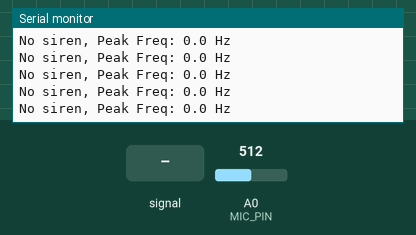
Bench run of a sketch on a simulated Arduino Uno, built with avr-gcc and run on an emulated ATmega328P. Shown: the last lines printed to the serial monitor. The test bench sets the inputs (shaded band); at power-on: A0 (MIC_PIN) = 512.

Above: at 1.2 s.
1.3 s: A0 (MIC_PIN) fed a 200 Hz sine of ±81 counts around its level
At 1.73 s:
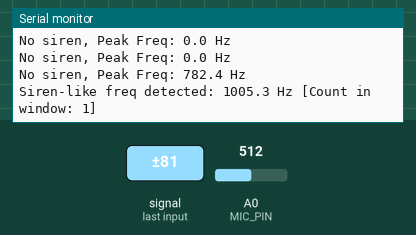
3.2 s: A0 (MIC_PIN) fed a 1000 Hz sine of ±255 counts around its level
At 3.6 s:
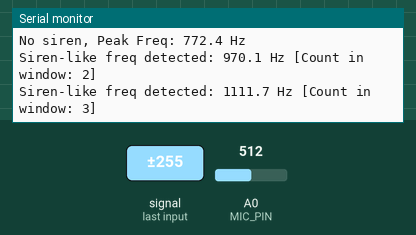
5.7 s: A0 (MIC_PIN) fed a 2 Hz sine of ±306 counts around its level
At 8.47 s:
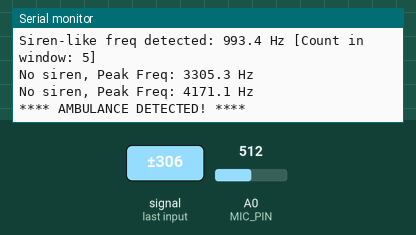
8.7 s: A0 (MIC_PIN) fed a 1000 Hz sine of ±255 counts around its level
At 9.03 s:
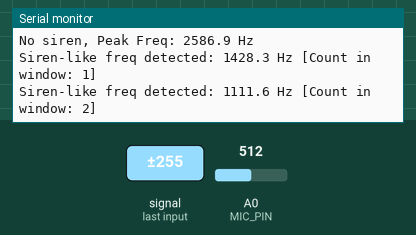
Timing chart, 0 to 11.7 s (numbered marks = the images above; inputs shaded):
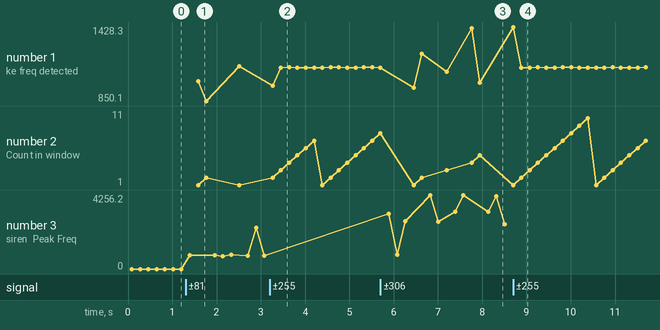

Measured:
- after the input at 1.3 s, the serial monitor: prints a new line after 0.09 s (image 1)
- after the input at 3.2 s, the serial monitor: prints a new line after 0.25 s (image 2)
- after the input at 5.7 s, the serial monitor: prints a new line after 0.19 s (image 3)
- after the input at 8.7 s, the serial monitor: prints a new line after 0.18 s (image 4)
- plotted number 1: 1120.2 → 1111.9 after the input at 3.2 s, 1111.9 → 1428.3 after the input at 5.7 s, 1428.3 → 1111.9 after the input at 8.7 s
- plotted number 2: 1 → 7 after the input at 3.2 s
- plotted number 3: 0 → 772.4 after the input at 1.3 s, 772.4 → 2586.9 after the input at 5.7 s

The sketch:

SOUND_TEST.ino
```cpp
#include <arduinoFFT.h>

#define MIC_PIN        A0
#define SAMPLES        64
#define SAMPLING_FREQ  9000

#define SIREN_MIN_FREQ 850   // Hz
#define SIREN_MAX_FREQ 1500  // Hz
#define DETECTION_WINDOW 2000 // ms (2 seconds)
#define TRIGGER_THRESHOLD 3   // Number of times to detect within window

ArduinoFFT<double> FFT;

unsigned int sampling_period_us;
unsigned long microseconds;

double vReal[SAMPLES];
double vImag[SAMPLES];

unsigned long windowStart = 0;
int triggerCount = 0;
bool ambulanceDetected = false;

void setup() {
  Serial.begin(115200);
  sampling_period_us = round(1000000 * (1.0 / SAMPLING_FREQ));
  windowStart = millis();
}

void loop() {
  // 1. Collect Samples
  for (int i = 0; i < SAMPLES; i++) {
    microseconds = micros();
    vReal[i] = analogRead(MIC_PIN);
    vImag[i] = 0;
    while (micros() < (microseconds + sampling_period_us)) {
      // wait until next sample
    }
  }

  // 2. FFT processing
  FFT.windowing(vReal, SAMPLES, FFT_WIN_TYP_HAMMING, FFT_FORWARD);
  FFT.compute(vReal, vImag, SAMPLES, FFT_FORWARD);
  FFT.complexToMagnitude(vReal, vImag, SAMPLES);

  double peak = FFT.majorPeak(vReal, SAMPLES, SAMPLING_FREQ);

  // 3. Check for siren frequency in current window
  if (peak > SIREN_MIN_FREQ && peak < SIREN_MAX_FREQ) {
    triggerCount++;
    Serial.print("Siren-like freq detected: ");
    Serial.print(peak, 1);
    Serial.print(" Hz [Count in window: ");
    Serial.print(triggerCount);
    Serial.println("]");
  } else {
    Serial.print("No siren, Peak Freq: ");
    Serial.print(peak, 1);
    Serial.println(" Hz");
  }

  // 4. Check if window is over
  if (millis() - windowStart > DETECTION_WINDOW) {
    if (triggerCount >= TRIGGER_THRESHOLD && !ambulanceDetected) {
      Serial.println("**** AMBULANCE DETECTED! ****");
      ambulanceDetected = true;
    }
    // Reset window and trigger count
    windowStart = millis();
    triggerCount = 0;
    if (ambulanceDetected) {
      // Wait until no siren for at least one window before resetting
      if (peak < SIREN_MIN_FREQ || peak > SIREN_MAX_FREQ) {
        ambulanceDetected = false;
      }
    }
  }

  delay(100); // For serial readability
}
```

radar.ino
```cpp
/*const int radarPin = 2;     // RCWL OUT connected to D2
const int ledPin = 13;      // Optional: onboard LED

void setup() {
  pinMode(radarPin, INPUT);
  pinMode(ledPin, OUTPUT);
  Serial.begin(9600);
}

void loop() {
  int motion = digitalRead(radarPin);

  if (motion == HIGH) {
    Serial.println("Motion detected!");
    digitalWrite(ledPin, HIGH);
  } else {
    Serial.println("No motion.");
    digitalWrite(ledPin, LOW);
  }

  delay(200);
}*/
/* // === RCWL-0516 + Microphone Launch Detection System ===
const int motionPin = D5;     // RCWL-0516 OUT connected to digital pin D5
const int micPin = A0;        // Analog mic OUT connected to A0
const int threshold = 600;    // Sound threshold (adjust based on testing)
void setup() {
  pinMode(motionPin, INPUT);
  Serial.begin(9600);
}
void loop() {
  int motion = digitalRead(motionPin);
  int micValue = analogRead(micPin);

  Serial.print("Motion: ");
  Serial.print(motion);
  Serial.print(" | Sound Level: ");
  Serial.println(micValue);

  if (motion == HIGH && micValue > threshold) {
    Serial.println("Launch Detected!");
  }
  delay(100); // small delay
}*/
/*#include <Wire.h>
#include <Adafruit_GFX.h>
#include <Adafruit_SSD1306.h>

// OLED config
#define SCREEN_WIDTH 128
#define SCREEN_HEIGHT 64
#define OLED_RESET -1
Adafruit_SSD1306 display(SCREEN_WIDTH, SCREEN_HEIGHT, &Wire, OLED_RESET);

// Sensor pins
#define SOUND_PIN A0          // Analog mic pin
#define RADAR_PIN D5          // RCWL-0516 OUT

// Thresholds
#define SOUND_THRESHOLD 550   // Adjust based on your testing
#define DETECTION_WINDOW 3000 // ms
#define TRIGGER_THRESHOLD 2   // Number of detections in window

// Tracking
unsigned long windowStart = 0;
int triggerCount = 0;
bool launchDetected = false;

void setup() {
  Serial.begin(115200);
  pinMode(RADAR_PIN, INPUT);

  // OLED init
  if (!display.begin(SSD1306_SWITCHCAPVCC, 0x3C)) {
    Serial.println("OLED not found");
    while (true);
  }

  display.clearDisplay();
  display.setTextSize(1);
  display.setTextColor(SSD1306_WHITE);
  display.setCursor(0, 0);
  display.println("Initializing System...");
  display.display();
  delay(2000);
  display.clearDisplay();
  windowStart = millis();
}

void loop() {
  int soundValue = analogRead(SOUND_PIN);
  int motion = digitalRead(RADAR_PIN);

  // OLED update
  display.clearDisplay();
  display.setCursor(0, 0);
  display.print("Sound: "); display.println(soundValue);
  display.print("Radar: "); display.println(motion == HIGH ? "MOTION" : "None");

  // Detection Logic
  if (soundValue > SOUND_THRESHOLD && motion == HIGH) {
    triggerCount++;
    Serial.println("⚠️ Potential Launch Signature Detected");
    display.println("** Potential Launch! **");
  }

  // Detection Window Handling
  if (millis() - windowStart > DETECTION_WINDOW) {
    if (triggerCount >= TRIGGER_THRESHOLD && !launchDetected) {
      Serial.println("🚀 LAUNCH DETECTED!");
      display.setCursor(0, 50);
      display.println("🚀 LAUNCH DETECTED!");
      launchDetected = true;
    }
    // Reset window
    windowStart = millis();
    triggerCount = 0;
    // Reset if quiet
    if (soundValue < SOUND_THRESHOLD || motion == LOW) {
      launchDetected = false;
    }
  }

  display.display();
  delay(200);
}*/
```
